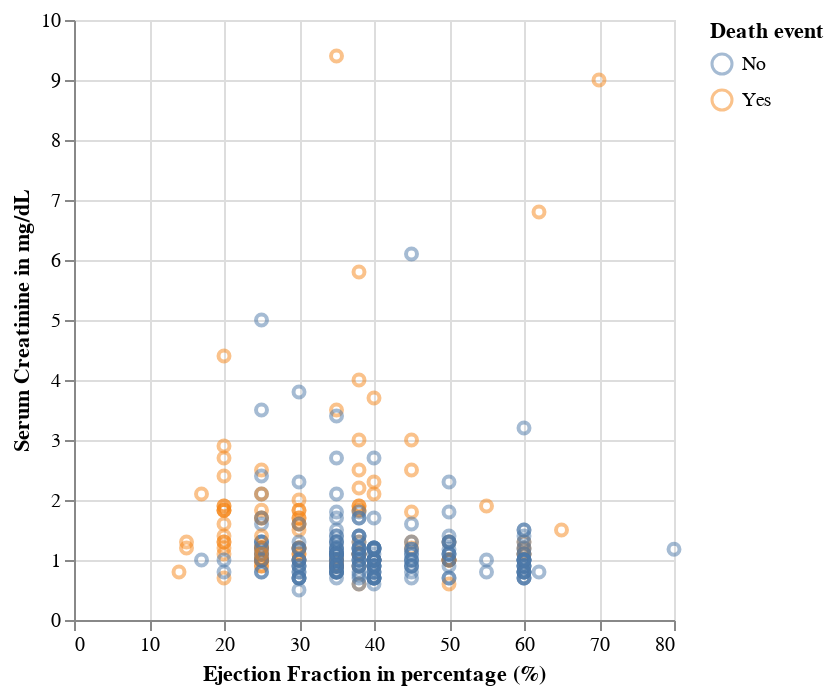

The code cell stored with this chart in its notebook:
### Markdown cell above
Below is a chart that visualizes the relationship between Ejection Fraction and Serum Creatinine and how they both relate to the death event.

### Code cell
plot = alt.Chart(data).mark_point(opacity = 0.5).encode(
    x = alt.X('ejection_fraction', title = "Ejection Fraction in percentage (%)"),
    y = alt.Y('serum_creatinine', title = "Serum Creatinine in mg/dL"),
     color = alt.Color('death_event', title = 'Death event')
)
plot

### Figure 1 — Vega-Lite specification as saved in the notebook (floating-point values rounded to 4 significant figures; data arrays with more than 128 entries replaced by an {"elided": "..."} marker saying what was removed)
{"config": {"view": {"continuousWidth": 300, "continuousHeight": 300}}, "data": {"name": "data-722bc695a583bbfced7df992e25c6801"}, "mark": {"type": "point", "opacity": 0.5}, "encoding": {"color": {"field": "death_event", "title": "Death event", "type": "nominal"}, "x": {"field": "ejection_fraction", "title": "Ejection Fraction in percentage (%)", "type": "quantitative"}, "y": {"field": "serum_creatinine", "title": "Serum Creatinine in mg/dL", "type": "quantitative"}}, "$schema": "https://vega.github.io/schema/vega-lite/v5.16.3.json", "datasets": {"data-722bc695a583bbfced7df992e25c6801": {"elided": "299 records"}}}
